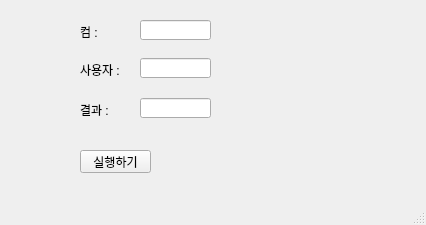
<?xml version="1.0" encoding="UTF-8"?>
<ui version="4.0">
 <class>MainWindow</class>
 <widget class="QMainWindow" name="MainWindow">
  <property name="geometry">
   <rect>
    <x>0</x>
    <y>0</y>
    <width>426</width>
    <height>225</height>
   </rect>
  </property>
  <property name="windowTitle">
   <string>MainWindow</string>
  </property>
  <widget class="QWidget" name="centralwidget">
   <widget class="QPushButton" name="pb">
    <property name="geometry">
     <rect>
      <x>80</x>
      <y>150</y>
      <width>71</width>
      <height>23</height>
     </rect>
    </property>
    <property name="text">
     <string>실행하기</string>
    </property>
   </widget>
   <widget class="QLineEdit" name="le1">
    <property name="geometry">
     <rect>
      <x>140</x>
      <y>20</y>
      <width>71</width>
      <height>20</height>
     </rect>
    </property>
    <property name="inputMask">
     <string/>
    </property>
   </widget>
   <widget class="QLabel" name="lbl1">
    <property name="geometry">
     <rect>
      <x>80</x>
      <y>22</y>
      <width>56</width>
      <height>20</height>
     </rect>
    </property>
    <property name="frameShape">
     <enum>QFrame::NoFrame</enum>
    </property>
    <property name="text">
     <string>컴 : </string>
    </property>
   </widget>
   <widget class="QLineEdit" name="le2">
    <property name="geometry">
     <rect>
      <x>140</x>
      <y>58</y>
      <width>71</width>
      <height>20</height>
     </rect>
    </property>
    <property name="inputMask">
     <string/>
    </property>
   </widget>
   <widget class="QLabel" name="lbl2">
    <property name="geometry">
     <rect>
      <x>80</x>
      <y>60</y>
      <width>56</width>
      <height>20</height>
     </rect>
    </property>
    <property name="frameShape">
     <enum>QFrame::NoFrame</enum>
    </property>
    <property name="text">
     <string>사용자 : </string>
    </property>
   </widget>
   <widget class="QLineEdit" name="le3">
    <property name="geometry">
     <rect>
      <x>140</x>
      <y>98</y>
      <width>71</width>
      <height>20</height>
     </rect>
    </property>
    <property name="inputMask">
     <string/>
    </property>
   </widget>
   <widget class="QLabel" name="lbl3">
    <property name="geometry">
     <rect>
      <x>80</x>
      <y>100</y>
      <width>56</width>
      <height>20</height>
     </rect>
    </property>
    <property name="frameShape">
     <enum>QFrame::NoFrame</enum>
    </property>
    <property name="text">
     <string>결과 : </string>
    </property>
   </widget>
  </widget>
  <widget class="QMenuBar" name="menubar">
   <property name="geometry">
    <rect>
     <x>0</x>
     <y>0</y>
     <width>426</width>
     <height>21</height>
    </rect>
   </property>
  </widget>
  <widget class="QStatusBar" name="statusbar"/>
 </widget>
 <resources/>
 <connections/>
</ui>
